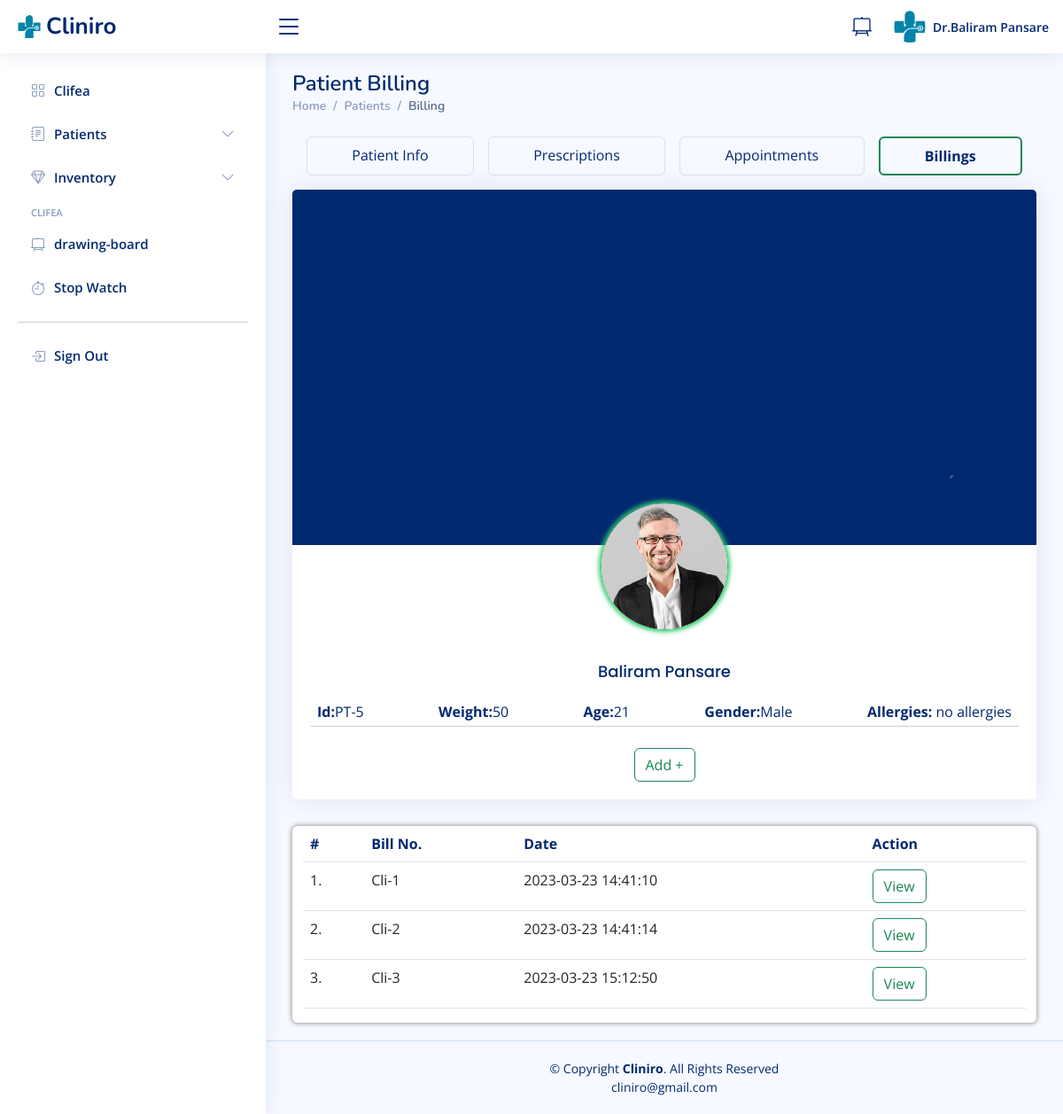
Page /receptionist/patientbilling.php?patid=5 (signed in) on the committed database.
### tables this page shows
CREATE TABLE `doctors` (
  `id` int(11) NOT NULL,
  `specilization` varchar(255) DEFAULT NULL,
  `doctorName` varchar(255) DEFAULT NULL,
  `address` longtext DEFAULT NULL,
  `docFees` varchar(255) DEFAULT NULL,
  `contactno` bigint(11) DEFAULT NULL,
  `docEmail` varchar(255) DEFAULT NULL,
  `gender` text DEFAULT NULL,
  `age` varchar(20) DEFAULT NULL,
  `dob` varchar(50) DEFAULT NULL,
  `clinic_name` varchar(50) DEFAULT NULL,
  `clinic_contact` bigint(11) DEFAULT NULL,
  `clinic_timing` varchar(50) DEFAULT NULL,
  `closed` varchar(50) DEFAULT '-',
  `clinic_locality` varchar(50) DEFAULT NULL,
  `clinic_city` varchar(50) DEFAULT NULL,
  `password` varchar(255) DEFAULT NULL,
  `creationDate` timestamp NULL DEFAULT current_timestamp(),
  `updationDate` timestamp NULL DEFAULT NULL ON UPDATE current_timestamp()
);

CREATE TABLE `users` (
  `id` int(11) NOT NULL,
  `fullName` varchar(255) DEFAULT NULL,
  `address` longtext DEFAULT NULL,
  `city` varchar(255) DEFAULT NULL,
  `gender` varchar(255) DEFAULT NULL,
  `email` varchar(255) DEFAULT NULL,
  `password` varchar(255) DEFAULT NULL,
  `regDate` timestamp NULL DEFAULT current_timestamp(),
  `updationDate` timestamp NULL DEFAULT NULL ON UPDATE current_timestamp(),
  `Age` int(3) DEFAULT NULL,
  `Height` int(4) DEFAULT NULL,
  `Weight` int(3) DEFAULT NULL,
  `Medication` varchar(200) DEFAULT NULL,
  `Allergy` varchar(200) DEFAULT NULL,
  `Phone` bigint(10) DEFAULT NULL,
  `Locality` varchar(100) DEFAULT NULL,
  `Ename` varchar(50) DEFAULT NULL,
  `Erelation` varchar(50) DEFAULT NULL,
  `Econtact` bigint(10) DEFAULT NULL,
  `otp` int(10) NOT NULL
);

CREATE TABLE `billing` (
  `Billid` int(10) NOT NULL,
  `Docid` int(10) NOT NULL,
  `Patid` int(10) NOT NULL,
  `Clibillid` int(10) NOT NULL DEFAULT 1,
  `Description` varchar(500) NOT NULL,
  `Amount` int(10) NOT NULL,
  `billname` varchar(50) NOT NULL,
  `Created` timestamp NOT NULL DEFAULT current_timestamp() ON UPDATE current_timestamp()
);

### receptionist/patientbilling.php (the view, shortened to what this page needs)
<?php
include('include/config.php');
if(strlen($_SESSION['id']==0)) {
 header('location:doctorlogout.php');
  } else{
?>
<!DOCTYPE html>
<html lang="en">
<?php include('include/head.php');?>
<body>
<?php include('include/header.php');?>
<?php include('include/sidebar.php');?>
  <main class="main" id="main">
    <div class="pagetitle">
      <h1>Patient Billing</h1>
      <nav>
        <ol class="breadcrumb">
          <li class="breadcrumb-item"><a href="dashboard.php">Home</a></li>
          <li class="breadcrumb-item">Patients</li>
          <li class="breadcrumb-item active">Billing</li>
        </ol>
      </nav>
    </div>
    <section class="section">
        <?php
        $patid=$_GET['patid'];
        $ret=mysqli_query($con,"select * from users where id='$patid'");
        while ($row=mysqli_fetch_array($ret)) {
        ?>
        <div class="d-flex flex-wrap text-center m-2 rounded" id="patient-nav">
            <a href="view-patient.php?viewid=<?php echo $row['id'];?>" class="p-2 flex-grow-1 border rounded m-2">Patient Info</a>
            <a href="prescriptions.php?prespid=<?php echo $row['id'];?>" class="p-2 flex-grow-1 border rounded m-2">Prescriptions</a>
            <a href="patientappointment.php?patid=<?php echo $row['id'];?>" class="p-2 flex-grow-1 border rounded m-2">Appointments</a>
            <a href="patientbilling.php?patid=<?php echo $row['id'];?>" class="p-2 flex-grow-1 border rounded m-2 border-success border-2 fw-bold">Billings</a>
        </div>
        <div class="row" >
            <div class="col-xxl-3 ">
                <div class="card">
                    <img class="card-img-top" src="../assets/img/cardback.png" alt="Bologna">
                    <div class="card-body text-center">
                        <img class="avatar rounded-circle" src="../assets/img/messages-3.jpg" alt="patientpic">
                        <h4 class="card-title"><?php  echo $row['fullName'];?></h4>
                        <div class="d-flex justify-content-between flex-wrap" id="form-subhead">
                            <div class="px-2"> <b>Id:</b>PT-<?php  echo $row['id'];?></div>
                            <div class="px-2"> <b>Weight:</b><?php  echo $row['Weight'];?></div>
                            <div class="px-2"> <b>Age:</b><?php  echo $row['Age'];?></div>
                            <div class="px-2"> <b>Gender:</b><?php  echo $row['gender'];?></div>
                            <div class="px-2"> <b>Allergies:</b> <?php  echo $row['Allergy'];?></div>
                        </div>
                        <hr class="mt-1">
                        <button class="btn btn-outline-success mt-2 text-center align-items-center" data-bs-toggle="modal" data-bs-target="#billpayment">Add +</button>
                    </div>
                </div>
                <?php }?>
            </div>
            <div class="col-xxl-9">
                <div class="container-fluid box8 rounded table-responsive" id="patients-patients-cont">
                    <table class="table datatable">
                        <thead>
                            <tr id="form-subhead">
                                <th scope="col">#</th>
                                <th scope="col">Bill No.</th>
                                <th scope="col">Date</th>
                                <th scope="col">Action</th>
                            </tr>
                        </thead>
                        <tbody>
                            <?php
                            $docid = $_SESSION['id'];
                            $patid=$_GET['patid'];
                            $ret=mysqli_query($con,"SELECT * FROM users INNER JOIN billing ON users.id = billing.Patid INNER JOIN doctors ON billing.DocId = doctors.id where Patid='$patid' AND Docid='$docid';");
                            $i = 1;
                            while ($row=mysqli_fetch_array($ret)) { ?>
                            <tr>
                                <td class="center"><?php echo $i;?>.</td>
                                <td>Cli-<?php echo $row['Clibillid'];?></td>
                                <td><?php echo $row['Created'];?></td>
                                <td>
                                <button class="btn btn-outline-success text-center align-items-center" data-bs-toggle="modal" data-bs-target="#myModal<?php echo $row['Billid']?>">View</button>
                                </td>
                            </tr>
                            <?php $i++; }?>
                        </tbody>
                    </table>
                </div>
            </div>
        </div>
    </section>
</main>
  <?php include('include/footer.php');?>
</body>
</html>
<?php } ?>

### receptionist/include/header.php
<header id="header" class="header fixed-top d-flex align-items-center">
<div class="d-flex align-items-center justify-content-between">
  <a href="index.html" class="logo d-flex align-items-center">
    <img src="assets/img/logo.svg" alt="">
    <span class="d-none d-lg-block">Cliniro</span>
  </a>
  <i class="bi bi-list toggle-sidebar-btn"></i>
</div>
<nav class="header-nav ms-auto">
  <ul class="d-flex align-items-center">
    <li>
      <a class="nav-link nav-icon" href="scratchpad.php" target="_blank" >
        <i class="bi bi-easel2"></i>
      </a>
    </li>
    <li class="nav-item dropdown pe-3">
      <a class="nav-link nav-profile d-flex align-items-center pe-0" href="#" data-bs-toggle="dropdown">
        <img src="assets/img/logo copy.svg" alt="Profile" class="rounded-circle">
        <span class="d-none d-md-block  ps-2">
        <?php $query=mysqli_query($con,"select doctorName from doctors where id='".$_SESSION['id']."'");
        while($row=mysqli_fetch_array($query))
        {
             echo 'Dr.' ,  $row['doctorName'];
        }?>
        </span>
      </a>
    </li>
  </ul>
</nav>
</header>

### receptionist/assets/css/style.css (style rules this page uses)
:root { scroll-behavior: smooth; }
body { font-family: "Open Sans", sans-serif; background: #f6f9ff; color: #444444; }
a { color: #4154f1; text-decoration: none; }
h1, h2, h3, h4, h5, h6 { font-family: "Nunito", sans-serif; }
#main { margin-top: 60px; padding: 20px 30px; transition: all 0.3s; }
.pagetitle { margin-bottom: 10px; }
.pagetitle h1 { font-size: 24px; margin-bottom: 0; font-weight: 600; color: #012970; }
.card { margin-bottom: 30px; border: none; border-radius: 5px; box-shadow: 0px 0 30px rgba(1, 41, 112, 0.1); }
.card-title { padding: 20px 0 15px 0; font-size: 18px; font-weight: 500; color: #012970; font-family: "Poppins", sans-serif; }
.card-body { padding: 0 20px 20px 20px; }
.breadcrumb { font-size: 14px; font-family: "Nunito", sans-serif; color: #899bbd; font-weight: 600; }
.breadcrumb a { color: #899bbd; transition: 0.3s; }
.breadcrumb .breadcrumb-item::before { color: #899bbd; }
.breadcrumb .active { color: #51678f; font-weight: 600; }
.logo { line-height: 1; }
@media (min-width: 1200px) { .logo { width: 280px; } }
.logo img { max-height: 26px; margin-right: 6px; }
.logo span { font-size: 26px; font-weight: 700; color: #012970; font-family: "Nunito", sans-serif; }
.header { transition: all 0.5s; z-index: 997; height: 60px; box-shadow: 0px 2px 20px rgba(1, 41, 112, 0.1); background-color: #fff; padding-left: 20px; }
.header .toggle-sidebar-btn { font-size: 32px; padding-left: 10px; cursor: pointer; color: #012970; }
.header-nav ul { list-style: none; }
.header-nav>ul { margin: 0; padding: 0; }
.header-nav .nav-icon { font-size: 22px; color: #012970; margin-right: 25px; position: relative; }
.header-nav .nav-profile { color: #012970; }
.header-nav .nav-profile img { max-height: 36px; }
.header-nav .nav-profile span { font-size: 14px; font-weight: 600; }
@media (min-width: 1200px) { #main, #footer { margin-left: 300px; } }
.section { flex: 0 0 300px; min-height: 500px; }
button { cursor: pointer; }
.box8 { box-shadow: 0px 0px 5px 1px #999; }
#patients-patients-cont { background-color: white; }
#form-subhead { color: #012970; }
.avatar { border: 0.1rem solid #2eca6a; margin-top: -3rem; margin-bottom: 1rem; max-width: 9rem; box-shadow: 0px 0px 5px 2px #2eca6a; }
#patient-nav a { color: #012970 !important; }

### rows in the picture
doctors: doctorName "Baliram Pansare"
users: fullName "Baliram Pansare", id "5", Weight "50", Age "21", gender "Male", Allergy "no allergies", billing.Clibillid "1", billing.Created "2023-03-23 14:41:10", billing.Clibillid "2", billing.Created "2023-03-23 14:41:14", billing.Clibillid "3", billing.Created "2023-03-23 15:12:50"
